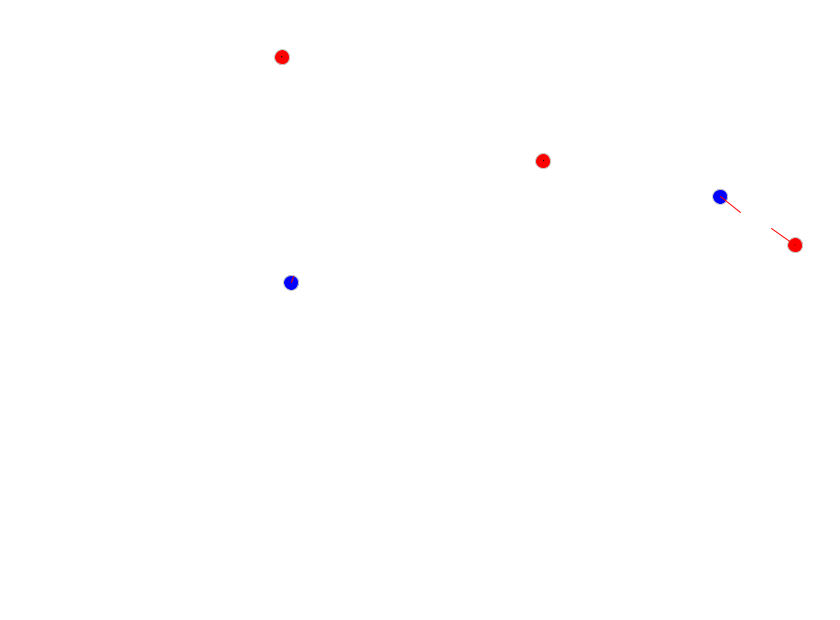
Frame 1 (no input)
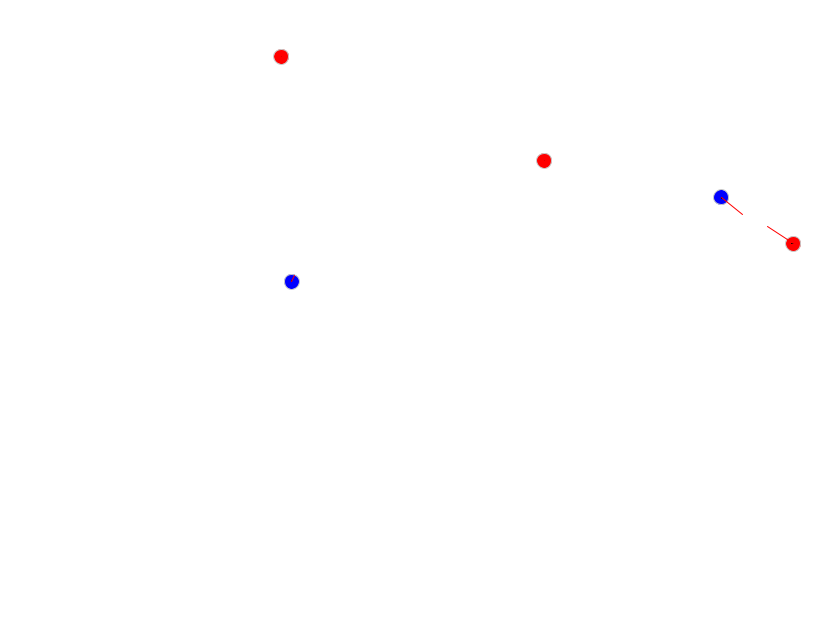
Frame 60 (the mouse pressed at the canvas centre just before this capture)
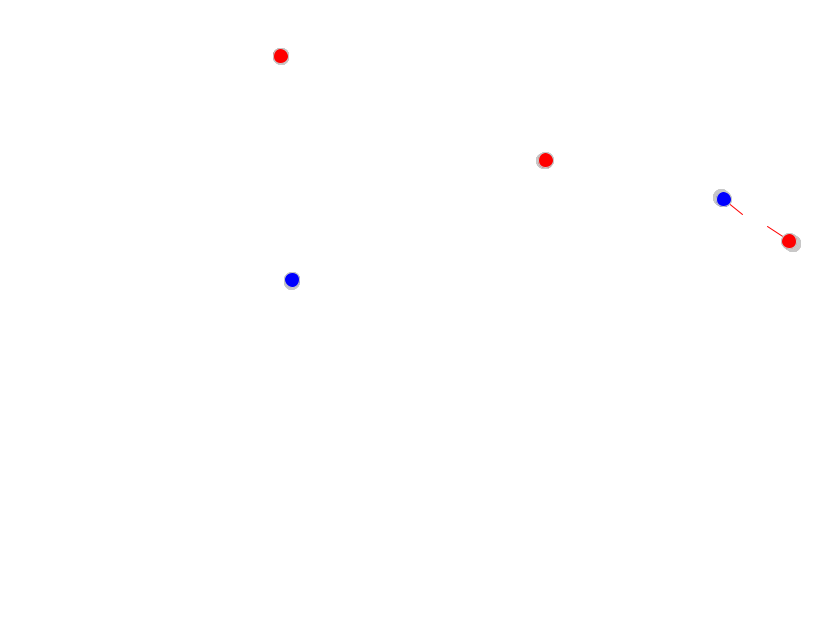
Frame 120 (the mouse held since frame 60 and released just before this capture)

The Processing sketch that drew these frames (run headless with seeded random() and noise(); from frame 60 on, the mouse is pressed at the canvas centre):

// Processing sketch: processing_136524
// ── processing_136524.pde

/*Trabalho 1 - Sistema de Particulas - calculo numerico - 1s2014 - IMECC - Unicamp
 
 Prof. Martinez
 
 TODO: Escrever um Latex explicando o algoritmo e as consideracoes e a teoria ...
 
 Grupo:
 Caio Augusto
 Lucas Garcia
 Caique Conde
 Henrique
 
 Descricao:Levando em conta a lei universal da gravitacao ne Newton, dado um sistema com n particulas
 e suas respectivas condicoes iniciais, "simule" o comportamento de interecao entre as particulas do sistema no dominio do tempo
 
 obs:as particulas sao os circulos azuis, a reta preta eh o vetor velocidade e a vermelha a forca resultante em cada particula
 
 
 Obs:Com essas condicoes iniciais queremos simular um planeta com dois "sois"
 Leia mais:http://galileospendulum.org/2011/09/15/a-planet-with-two-suns/
 
 */
/*numero de particulas*/

int n = 5;
/*Delta tempo (para calcular as mediÃ�Â§Ã�Âµes),obs:quanto menor melhor eh a aproximacao*/

float dt = 0.017;
/*constante universal da gravitacao*/

float G = 200;

/*se mostra ou nao o traco das particulas*/
boolean marks = true;

massa[] massas = new massa[n];

void setup() {
  size(840, 620);
  background(255);
  frameRate((int)1/dt);
  println((int)(1/dt));
  for (int i = 0;i<n;i++) {
    massas[i]=new massa();
    massas[i].r=0;
    massas[i].g=0;
    massas[i].b=0;
    if (i%2==0) {
      massas[i].m=100;
      massas[i].r=255;
    }
    else {
      massas[i].m=-100;
      massas[i].b=255;
    }
    massas[i].px=random(width);
    massas[i].py=random(height);
    massas[i].vx=random(-1, 1);
    massas[i].vy=random(-1, 1);
  }
}


void draw() {
  novaPos();
  desenhaMassas();
}

void mousePressed() {
  marks=!marks;
  background(255);
}
void desenhaMassas() {
  if (marks) {
    background(255);
  }
  for (int i=0;i<n;i++) {
    fill(massas[i].r, massas[i].g, massas[i].b);
    stroke(200);
    ellipse(massas[i].px, massas[i].py, 15, 15);
    if (marks) {
      stroke(0);
      line(massas[i].px, massas[i].py, massas[i].px+0.5*massas[i].vx, massas[i].py+0.5*massas[i].vy);
      stroke(255, 0, 0);
      line(massas[i].px, massas[i].py, massas[i].px+0.13*massas[i].fx, massas[i].py+0.13*massas[i].fy);
    }
  }
}

class massa {
  float px, py, vx, vy, ax, ay, fx, fy, m;
  int r,g,b;
  /*TODO: tratar pra que as massas nao saiam da tela*/
  void atualizaPos() {
    ax=(fx/abs(m));
    ay=(fy/abs(m));
    vx+=dt*ax;
    vy+=dt*ay;
    px=px+vx*dt;
   px=fix(px, width);
    py=py+vy*dt;
   py=fix(py, height);
  }
}

float fix(float val, float lim) {
  if (val>lim) {
    return val%lim;
  }
  else if (val<0) {
    return (lim+val);
  }
  else {
    return val;
  }
}

void novaPos() {
  float fijx, fijy, d;
  for (int i=0;i<n;i++) {
    massas[i].fx=0;
    massas[i].fy=0;
    for (int j=0;j<n;j++) {
      if (j!=i) {
        d=sqrt(pow((massas[j].px-massas[i].px), 2)+pow((massas[j].py-massas[i].py), 2));
        fijx=-((massas[j].px-massas[i].px)*G*massas[j].m*massas[i].m)/pow(d, 3);
        fijy=-((massas[j].py-massas[i].py)*G*massas[j].m*massas[i].m)/pow(d, 3);
        massas[i].fx+=fijx;
        massas[i].fy+=fijy;
      }
    }
  }
  for (int i = 0;i<n;i++) {
    massas[i].atualizaPos();
  }
}
